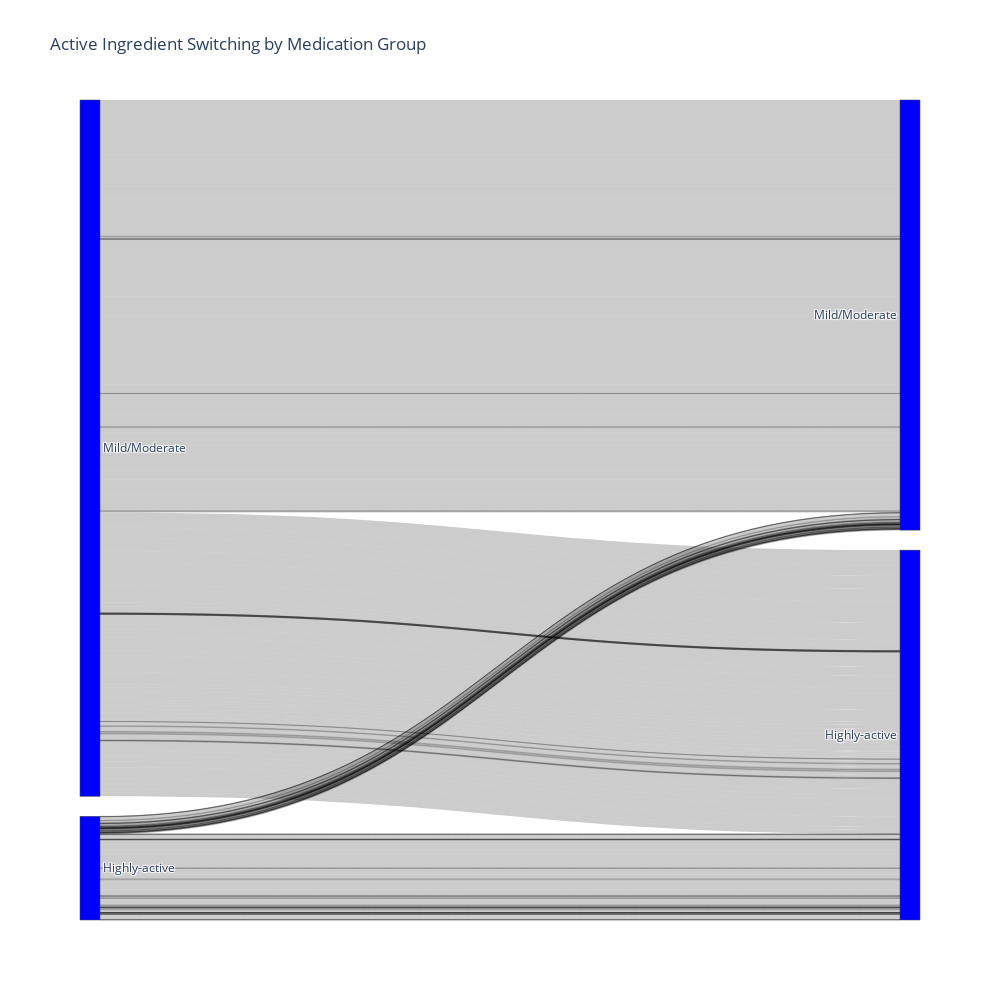

The notebook cell this image was saved under:
### Code cell
import plotly.graph_objects as go

# create sankey diagram
fig = go.Figure(data=[go.Sankey(
    arrangement='snap',
    node = dict(
        #pad = 40,
        #thickness = 50,
        #line = dict(color = "black", width = 0.9),
        #label = ["High", "Low", "Med 1", "Med 2", "Med 3"],
        #color = ["blue", "red", "green", "purple"]
        label = merged_df['MEDICATION_GROUP_1'].unique().tolist() + merged_df['MEDICATION_GROUP_2'].unique().tolist() + merged_df['ACTIVE_INGREDIENT_1'].unique().tolist() + merged_df['ACTIVE_INGREDIENT_2'].unique().tolist(),
        color = ["blue"] * len(merged_df['MEDICATION_GROUP_1'].unique().tolist()) + ["blue"] * len(merged_df['MEDICATION_GROUP_2'].unique().tolist()) 
        #+ ["green"] * len(merged_df['ACTIVE_INGREDIENT_1'].unique().tolist()) + ["purple"] * len(merged_df['ACTIVE_INGREDIENT_2'].unique().tolist())
    ),
    link = dict(
        #source = [0, 0, 2, 3, 4],
        #target = [2, 3, 4, 4, 1],
        #value = [1, 1, 1, 1, 2],
        source = merged_df['MEDICATION_GROUP_1'].map(lambda x: merged_df['MEDICATION_GROUP_1'].unique().tolist().index(x)).tolist() + merged_df['ACTIVE_INGREDIENT_1'].map(lambda x: merged_df['ACTIVE_INGREDIENT_1'].unique().tolist().index(x)+len(merged_df['MEDICATION_GROUP_1'].unique().tolist())).tolist(),
        target = merged_df['MEDICATION_GROUP_2'].map(lambda x: len(merged_df['MEDICATION_GROUP_1'].unique().tolist()) + merged_df['MEDICATION_GROUP_2'].unique().tolist().index(x)).tolist() + merged_df['ACTIVE_INGREDIENT_2'].map(lambda x: len(merged_df['MEDICATION_GROUP_1'].unique().tolist()) + len(merged_df['MEDICATION_GROUP_2'].unique().tolist()) + merged_df['ACTIVE_INGREDIENT_2'].unique().tolist().index(x)).tolist(),
        value = merged_df['count'].tolist(),
        customdata = merged_df['active_ingredient_concat_avg_days'].tolist(),
        hovertemplate='Count: %{value:.2f}<br>From %{source.label} to %{target.label}<br>From %{customdata}<extra></extra>',
    )
)])

# update layout with title and font
fig.update_layout(title_text="Active Ingredient Switching by Medication Group", font=dict(size=12),
                  width=1000,
                  height=1000,)

# display the plot
fig.show()

### Figure 1 — Plotly figure (JSON) as saved in the notebook; plotly's stock layout.template omitted (floating-point values rounded to 4 significant figures; data arrays with more than 128 entries replaced by an {"elided": "..."} marker saying what was removed)
{"data": [{"arrangement": "snap", "link": {"customdata": {"elided": "164 str values"}, "hovertemplate": "Count: %{value:.2f}<br>From %{source.label} to %{target.label}<br>From %{customdata}<extra></extra>", "source": {"elided": "328 int values"}, "target": {"elided": "328 int values"}, "value": {"elided": "164 int values"}}, "node": {"color": ["blue", "blue", "blue", "blue"], "label": ["Highly-active", "Mild/Moderate", "Highly-active", "Mild/Moderate", "Cladribin", "Fingolimod", "Natalizumab", "Ocrelizumab", "Ofatumumab", "Ozanimod", "Ponesimod", "Siponimod", "Dimethylfumarat", "Diroximelfumarat", "Glatirameracetat", "Interferon beta-1a", "Interferon beta-1b", "Peginterferon beta-1a", "Teriflunomid", "Fingolimod", "Natalizumab", "Ocrelizumab", "Ofatumumab", "Ozanimod", "Ponesimod", "Siponimod", "Cladribin", "Dimethylfumarat", "Diroximelfumarat", "Glatirameracetat", "Interferon beta-1a", "Interferon beta-1b", "Peginterferon beta-1a", "Teriflunomid"]}, "type": "sankey"}], "layout": {"font": {"size": 12}, "height": 1000, "title": {"text": "Active Ingredient Switching by Medication Group"}, "width": 1000}}
